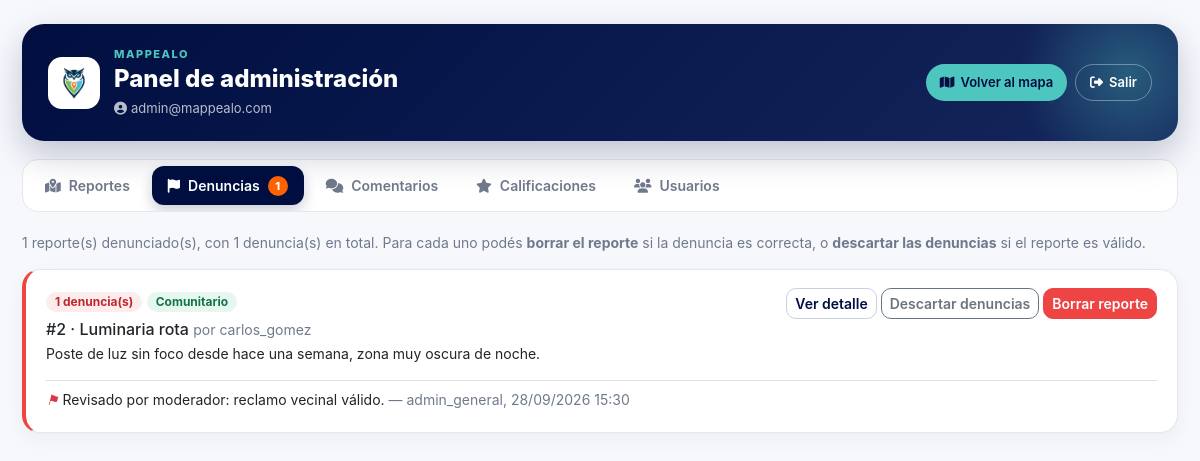
/pages/admin/denuncias.php (signed in), run on the app's committed database.
### tables this page shows
CREATE TABLE `advertencia` (
  `id_advertencia` int(11) NOT NULL,
  `id_reporte` int(11) NOT NULL,
  `id_usuario` int(11) NOT NULL,
  `motivo` varchar(255) NOT NULL,
  `fecha` datetime NOT NULL DEFAULT current_timestamp()
);

CREATE TABLE `usuario` (
  `id_usuario` int(11) NOT NULL,
  `nombre_usuario` varchar(100) NOT NULL,
  `email` varchar(150) NOT NULL,
  `password` varchar(255) NOT NULL,
  `fecha_registro` datetime NOT NULL DEFAULT current_timestamp(),
  `cuenta_verificada` tinyint(1) NOT NULL DEFAULT 0,
  `es_admin` tinyint(1) NOT NULL DEFAULT 0
);

CREATE TABLE `reporte` (
  `id_reporte` int(11) NOT NULL,
  `id_usuario` int(11) NOT NULL,
  `id_ubicacion` int(11) NOT NULL,
  `fecha_reporte` datetime NOT NULL DEFAULT current_timestamp(),
  `fecha_incidente` datetime NOT NULL,
  `descripcion` text NOT NULL,
  `estado` varchar(50) NOT NULL DEFAULT 'pendiente'
);

### pages/admin/denuncias.php (the view, shortened to what this page needs)
<?php
require_once __DIR__ . '/../../config/connection.php';
require_once __DIR__ . '/_nav.php';
$filas = $connection->query("
    SELECT
        a.id_advertencia, a.id_reporte, a.motivo, a.fecha,
        u.nombre_usuario,
        r.descripcion,
        autor.nombre_usuario AS autor_reporte,
        CASE WHEN rb.id_reporte IS NOT NULL THEN 'delito' WHEN ic.id_reporte IS NOT NULL THEN 'comunitario' ELSE 'otro' END AS categoria,
        COALESCE(tr.nombre, ti.nombre, '-') AS tipo
    FROM advertencia a
    INNER JOIN usuario u ON a.id_usuario = u.id_usuario
    INNER JOIN reporte r ON a.id_reporte = r.id_reporte
    INNER JOIN usuario autor ON r.id_usuario = autor.id_usuario
    LEFT JOIN robo rb ON r.id_reporte = rb.id_reporte
    LEFT JOIN tipo_robo tr ON rb.id_tipo_robo = tr.id_tipo_robo
    LEFT JOIN incidente_comunitario ic ON r.id_reporte = ic.id_reporte
    LEFT JOIN tipo_incidente ti ON ic.id_tipo_incidente = ti.id_tipo_incidente
    ORDER BY a.fecha DESC
")->fetchAll(PDO::FETCH_ASSOC);
$porReporte = [];
foreach ($filas as $f) {
    $porReporte[$f['id_reporte']] ??= [
        'id' => (int) $f['id_reporte'],
        'descripcion' => $f['descripcion'],
        'autor' => $f['autor_reporte'],
        'categoria' => $f['categoria'],
        'tipo' => $f['tipo'],
        'ultima' => $f['fecha'],
        'denuncias' => []
    ];
    $porReporte[$f['id_reporte']]['denuncias'][] = $f;
}
uasort($porReporte, fn($a, $b) => [count($b['denuncias']), $b['ultima']] <=> [count($a['denuncias']), $a['ultima']]);
?>
<!DOCTYPE html>
<html lang="es">
<head>
    <?php admin_head('Denuncias'); ?>
</head>
<body class="admin-body">
<div class="container py-4">
    <?php admin_nav($connection, 'denuncias'); ?>
    <p class="text-muted small">
        <?= count($porReporte) ?> reporte(s) denunciado(s), con <?= count($filas) ?> denuncia(s) en total.
        Para cada uno podés <strong>borrar el reporte</strong> si la denuncia es correcta, o <strong>descartar las denuncias</strong> si el reporte es válido.
    </p>
    <?php foreach ($porReporte as $rep): ?>
        <div class="card shadow-sm border-0 border-start border-danger border-4 mb-3">
            <div class="card-body">
                <div class="d-flex flex-wrap justify-content-between align-items-start gap-2">
                    <div>
                        <span class="badge text-bg-danger"><?= count($rep['denuncias']) ?> denuncia(s)</span>
                        <span class="badge <?= $rep['categoria'] === 'delito' ? 'text-bg-dark' : 'text-bg-success' ?>"><?= admin_e(ucfirst($rep['categoria'])) ?></span>
                        <h2 class="h6 mt-2 mb-1">#<?= $rep['id'] ?> · <?= admin_e($rep['tipo']) ?> <span class="text-muted fw-normal small">por <?= admin_e($rep['autor']) ?></span></h2>
                        <p class="small mb-0" style="white-space: pre-line;"><?= admin_e($rep['descripcion']) ?></p>
                    </div>
                    <div class="d-flex flex-wrap gap-1">
                        <a href="reporte.php?id=<?= $rep['id'] ?>" class="btn btn-sm btn-outline-primary">Ver detalle</a>
                        <?= admin_form_accion('descartar_denuncias', ['id' => $rep['id']], 'Descartar denuncias', 'btn btn-sm btn-outline-secondary',
                            "¿Descartar las denuncias del reporte #{$rep['id']}? El reporte sigue publicado.") ?>
                        <?= admin_form_accion('borrar_reporte', ['id' => $rep['id']], 'Borrar reporte', 'btn btn-sm btn-danger',
                            "¿Borrar el reporte #{$rep['id']}? También se borran sus comentarios, calificaciones y denuncias. No se puede deshacer.") ?>
                    </div>
                </div>
                <ul class="list-unstyled small mt-3 mb-0 border-top pt-2">
                    <?php foreach ($rep['denuncias'] as $d): ?>
                        <li class="mb-1">
                            <i class="text-danger">⚑</i> <?= admin_e($d['motivo']) ?>
                            <span class="text-muted">— <?= admin_e($d['nombre_usuario']) ?>, <?= admin_fecha($d['fecha']) ?></span>
                        </li>
                    <?php endforeach; ?>
                </ul>
            </div>
        </div>
    <?php endforeach; ?>
</div>
</body>
</html>

### pages/admin/_nav.php (shortened to what this page needs)
<?php
function admin_e($texto): string
{
    return htmlspecialchars((string) $texto, ENT_QUOTES, 'UTF-8');
}
function admin_fecha(?string $fecha): string
{
    $t = strtotime($fecha);
    return $t ? date('d/m/Y H:i', $t) : admin_e($fecha);
}
function admin_form_accion(string $accion, array $campos, string $texto, string $clase, string $confirmacion): string
{
    $html = '<form method="POST" action="../../handler/admin/moderacion_handler.php" class="d-inline" onsubmit="return confirm(' . admin_e(json_encode($confirmacion)) . ');">';
    $html .= '<input type="hidden" name="csrf_token" value="' . admin_e(csrf_token()) . '">';
    $html .= '<input type="hidden" name="accion" value="' . admin_e($accion) . '">';
    $html .= '<input type="hidden" name="volver" value="' . admin_e($_SERVER['REQUEST_URI'] ?? '') . '">';
    foreach ($campos as $nombre => $valor) {
        $html .= '<input type="hidden" name="' . admin_e($nombre) . '" value="' . admin_e($valor) . '">';
    }
    $html .= '<button type="submit" class="' . admin_e($clase) . '">' . $texto . '</button></form>';
    return $html;
}
function admin_nav(PDO $connection, string $activa): void
{
    $denunciados = (int) $connection->query("SELECT COUNT(DISTINCT id_reporte) FROM advertencia")->fetchColumn();
    $pestanas = [
        'reportes' => ['reportes.php', 'Reportes', 'fa-map-location-dot', null],
        'denuncias' => ['denuncias.php', 'Denuncias', 'fa-flag', $denunciados],
        'comentarios' => ['comentarios.php', 'Comentarios', 'fa-comments', null],
        'calificaciones' => ['calificaciones.php', 'Calificaciones', 'fa-star', null],
        'usuarios' => ['user_list.php', 'Usuarios', 'fa-users', null],
    ];
    $email = $_SESSION['user']['email'] ?? '';
    ?>
    <header class="admin-hero">
        <div class="admin-hero-marca">
            <img src="../../assets/Img/LOGO%20MAPPEALO%201.png" alt="Mappealo" class="admin-hero-logo">
            <div>
                <span class="admin-hero-brand">MAPPEALO</span>
                <h1>Panel de administración</h1>
                <span class="admin-hero-usuario"><i class="fa-solid fa-circle-user me-1"></i><?= admin_e($email) ?></span>
            </div>
        </div>
        <div class="admin-hero-acciones">
            <a href="../../index.php" class="btn-hero-mapa"><i class="fa-solid fa-map"></i> Volver al mapa</a>
            <a href="../../handler/auth/logout_handler.php" class="btn-hero-salir"><i class="fa-solid fa-right-from-bracket"></i> Salir</a>
        </div>
    </header>
    <nav>
        <ul class="admin-tabs">
            <?php foreach ($pestanas as $clave => [$url, $texto, $icono, $contador]): ?>
                <li>
                    <a class="<?= $clave === $activa ? 'active' : '' ?>" href="<?= $url ?>" <?= $clave === $activa ? 'aria-current="page"' : '' ?>>
                        <i class="fa-solid <?= $icono ?>"></i> <?= $texto ?>
                        <?php if ($contador): ?>
                            <span class="badge-tab"><?= $contador ?></span>
                        <?php endif; ?>
                    </a>
                </li>
            <?php endforeach; ?>
        </ul>
    </nav>
    <?php
}
function admin_head(string $titulo): void
{
    ?>
    <link href="https://cdn.jsdelivr.net/npm/bootstrap@5.3.7/dist/css/bootstrap.min.css" rel="stylesheet">
    <link rel="stylesheet" href="https://cdnjs.cloudflare.com/ajax/libs/font-awesome/6.5.2/css/all.min.css">
    <link rel="stylesheet" href="../../assets/css/admin.css?v=5">
    <?php
}

### assets/css/admin.css (style rules this page uses)
:root { --azul: #000e40; --azul-claro: #15265c; --celeste: #4ec6c0; --naranja: #ff6300; --rojo: #ef4444; --verde: #20a66a; --amarillo: #f59e0b; --fondo: #f7f8fc; --texto: #172033; --texto-secundario: #70798c; --borde: #e4e7ee; }
body.admin-body { min-height: 100vh; background: var(--fondo); color: var(--texto); font-family: Inter, "Segoe UI", Arial, sans-serif; }
.admin-body .container { max-width: 1180px; }
.admin-hero { display: flex; flex-wrap: wrap; align-items: center; justify-content: space-between; gap: 16px; padding: 22px 26px; margin-bottom: 18px; border-radius: 22px; background: linear-gradient(135deg, var(--azul), var(--azul-claro)); color: #ffffff; box-shadow: 0 14px 34px rgba(0, 14, 64, 0.22); position: relative; overflow: hidden; }
.admin-hero::after { content: ""; position: absolute; right: -60px; top: -60px; width: 220px; height: 220px; border-radius: 50%; background: radial-gradient(circle, rgba(78, 198, 192, 0.35), rgba(78, 198, 192, 0) 70%); pointer-events: none; }
.admin-hero-marca { display: flex; align-items: center; gap: 14px; position: relative; z-index: 1; }
.admin-hero-logo { width: 52px; height: 52px; padding: 6px; border-radius: 14px; background: #ffffff; object-fit: contain; }
.admin-hero-brand { display: block; font-size: 11px; font-weight: 800; letter-spacing: 0.14em; color: var(--celeste); }
.admin-hero h1 { margin: 2px 0 2px; font-size: 24px; font-weight: 800; color: #ffffff; }
.admin-hero-usuario { font-size: 13px; color: rgba(255, 255, 255, 0.72); }
.admin-hero-acciones { display: flex; gap: 8px; position: relative; z-index: 1; }
.admin-hero-acciones a { display: inline-flex; align-items: center; gap: 6px; padding: 8px 14px; border-radius: 999px; font-size: 13px; font-weight: 600; text-decoration: none; transition: background 0.15s, color 0.15s; }
.admin-hero .btn-hero-mapa { background: var(--celeste); color: var(--azul); }
.admin-hero .btn-hero-salir { border: 1px solid rgba(255, 255, 255, 0.35); color: #ffffff; }
.admin-tabs { display: flex; gap: 6px; padding: 6px; margin-bottom: 20px; list-style: none; background: #ffffff; border: 1px solid var(--borde); border-radius: 16px; overflow-x: auto; scrollbar-width: none; }
.admin-body .admin-tabs a { display: inline-flex; align-items: center; gap: 8px; padding: 9px 16px; border-radius: 12px; font-size: 14px; font-weight: 600; color: var(--texto-secundario); text-decoration: none; white-space: nowrap; transition: background 0.15s, color 0.15s; }
.admin-body .admin-tabs a.active { background: var(--azul); color: #ffffff; box-shadow: 0 6px 14px rgba(0, 14, 64, 0.2); }
.admin-tabs a i { font-size: 14px; }
.admin-tabs .badge-tab { min-width: 20px; padding: 2px 7px; border-radius: 999px; background: var(--naranja); color: #ffffff; font-size: 11px; font-weight: 800; text-align: center; }
.admin-body .card, .admin-body .table-responsive { border: 1px solid var(--borde) !important; border-radius: 18px !important; box-shadow: 0 6px 18px rgba(23, 32, 51, 0.05) !important; background: #ffffff; }
.admin-body .card { overflow: hidden; }
.admin-body .card-body { padding: 18px 20px; }
.admin-body .btn { border-radius: 10px; font-weight: 600; }
.admin-body .btn-outline-primary { --bs-btn-color: var(--azul); --bs-btn-border-color: #c9cfdd; --bs-btn-hover-bg: var(--azul); --bs-btn-hover-border-color: var(--azul); --bs-btn-active-bg: var(--azul); --bs-btn-active-border-color: var(--azul); }
.admin-body .btn-danger { --bs-btn-bg: var(--rojo); --bs-btn-border-color: var(--rojo); --bs-btn-hover-bg: #dc2626; --bs-btn-hover-border-color: #dc2626; }
.admin-body .badge.text-bg-danger { background: #fdecec !important; color: #c0262d !important; }
.admin-body .badge.text-bg-success { background: #e6f7f0 !important; color: #13734a !important; }
.admin-body .badge { font-weight: 700; border-radius: 999px; padding: 4px 9px; }
.admin-body .text-muted { color: var(--texto-secundario) !important; }
.admin-body :where(a:not(.btn):not(.admin-volver)) { color: var(--azul-claro); }
.admin-body .border-start.border-danger { border-left: 4px solid var(--rojo) !important; }

### data on the page
advertencia: count($rep['denuncias']) "1", categoria "Comunitario", id_reporte "2", tipo "Luminaria rota", usuario.nombre_usuario "carlos_gomez", id_reporte.descripcion "Poste de luz sin foco desde hace una semana, zona muy oscura de noche.", texto "Descartar denuncias Borrar reporte", motivo "Revisado por moderador: reclamo vecinal válido.", id_usuario.nombre_usuario "admin_general", fecha "28/09/2026 15:30"

### other printed values
admin_e($email) "admin@mappealo.com"
$texto "Reportes"
$texto "Denuncias"
$contador "1"
$texto "Comentarios"
$texto "Calificaciones"
$texto "Usuarios"
count($porReporte) "1"
count($filas) "1"
